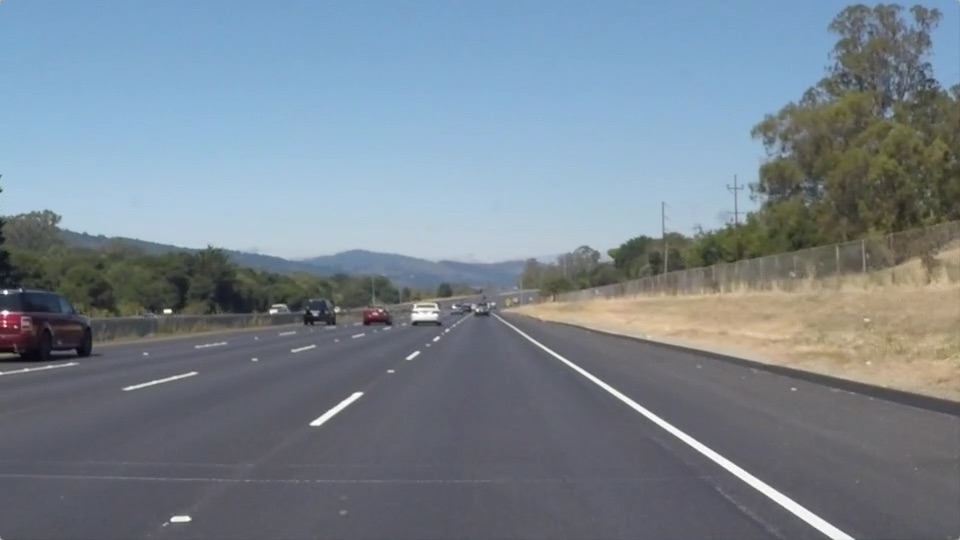
#> input picture projects/term1/P4-AdvancedLaneLines/test_images/solidWhiteRight.jpg, 960 x 540 px
$ python -i main.py   (imports and definitions only)   (older library calls are emulated)
#> lines starting #> are read from the running program, lines starting #| are printed output that depends on the picture; after the words box and inside, x2 and y2 are one past the last pixel; in counts of white or black regions, pixels touching at a corner belong together
import os
import cv2
import matplotlib.pyplot as plt
import numpy as np
from scipy import signal
from moviepy.editor import VideoFileClip

"""
CONSTANTS
"""
USE_SOBEL = False
SOBEL_KERNEL = 3
SOBEL_ABS_THRESHOLD = (64, 255)
SOBEL_MAG_THRESHOLD = (128, 255)
SOBEL_DIR_THRESHOLD = (.7, 1.2)

USE_CANNY = False
CANNY_THRESHOLD_LOW = 30
CANNY_THRESHOLD_HIGH = 40

USE_SAT = False
SAT_THRESHOLD_MIN = 128
SAT_THRESHOLD_MAX = 255

USE_WHITE_MASK = True
WHITE_MASK_MIN = (0, 0, 200)
WHITE_MASK_MAX = (255, 30, 255)

USE_YELLOW_MASK = True
YELLOW_MASK_MIN = (15, 100, 100)
YELLOW_MASK_MAX = (35, 255, 255)

USE_GAMMA = True
GAMMA_VALUE = .1
GAMMA_THRESHOLD_MIN = 50
GAMMA_THRESHOLD_MAX = 255

GUASSIAN_KERNEL = 1

PERSPECTIVE_OFFSET = 200
PERSPECTIVE_SRC = np.float32([
    (300, 720),
    (580, 360),
    (730, 360),
    (1100, 720)])
PERSPECTIVE_DST = np.float32([
    (0, 720),
    (0, 0),
    (1, 0),
    (PERSPECTIVE_SRC[-1][0] - PERSPECTIVE_OFFSET, PERSPECTIVE_SRC[0][1])])


# [98 lines left out: functions calibrate_camera, sobel, not called in this run]


def adjust_gamma(image, gamma=GAMMA_VALUE):
    # build a lookup table mapping the pixel values [0, 255] to
    # their adjusted gamma values
    invGamma = 1.0 / gamma
    table = np.array([((i / 255.0) ** invGamma) * 255
        for i in np.arange(0, 256)]).astype("uint8")

    # apply gamma correction using the lookup table
    return cv2.LUT(image, table)


def extract_yellow(img):
    hsv = cv2.cvtColor(img, cv2.COLOR_RGB2HSV)
    mask = cv2.inRange(hsv, YELLOW_MASK_MIN, YELLOW_MASK_MAX)

    return mask


def extract_white(img):
    hsv = cv2.cvtColor(img, cv2.COLOR_RGB2HSV)
    mask = cv2.inRange(hsv, WHITE_MASK_MIN, WHITE_MASK_MAX)

    return mask


def threshold_image(img):
    # Initialize the return
    unified_binary = np.zeros(shape=(6, img.shape[0], img.shape[1]), dtype=np.uint8)

    # Convert to HLS
    hls = cv2.cvtColor(img, cv2.COLOR_RGB2HLS)
#> hls: shape (540, 960, 3); mean of channels 0, 1, 2 95, 132.1, 55.2
    l_channel = hls[:, :, 1]
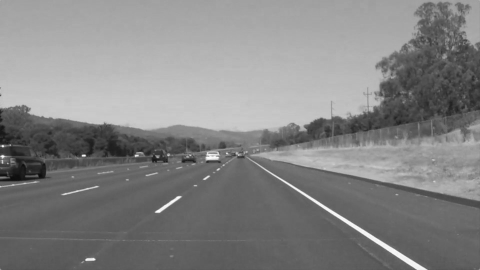
#> l_channel: shape (540, 960) (shown at 1/2 size); min 9, max 255, mean 132.1
    s_channel = hls[:, :, 2]
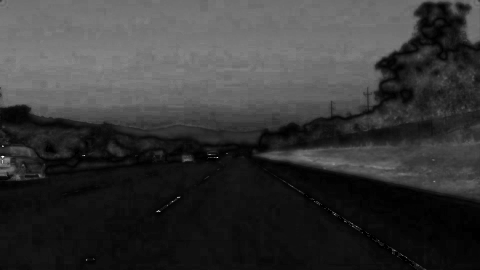
#> s_channel: shape (540, 960) (shown at 1/2 size); min 0, max 255, mean 55.2

    # Gamma
    if USE_GAMMA:
        gamma = adjust_gamma(img)
#> in adjust_gamma, `return cv2.LUT(image, table)`:
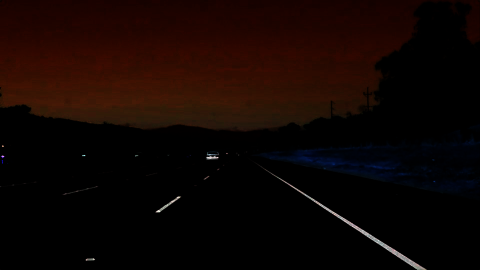
#> returned value: shape (540, 960, 3) (shown at 1/2 size); mean of channels 0, 1, 2 2.3, 5.1, 16.4; drawn as B, G, R
        gamma = np.mean(gamma, 2)
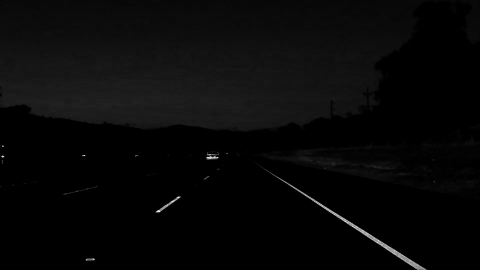
#> gamma: shape (540, 960) float64 (shown at 1/2 size); min 0, max 255, mean 7.9
        _, unified_binary[0, :, :] = cv2.threshold(gamma.astype(np.uint8), GAMMA_THRESHOLD_MIN, GAMMA_THRESHOLD_MAX, cv2.THRESH_BINARY)

    # Canny
    if USE_CANNY:
        canny = cv2.Canny(l_channel, CANNY_THRESHOLD_LOW, CANNY_THRESHOLD_HIGH)
        canny_binary = np.zeros_like(canny)
        canny_binary[canny > 128] = 255
        unified_binary[1, :, :] = canny_binary

    # Sobel x and threshold the gradient
    if USE_SOBEL:
        sobel_binary = sobel(l_channel)
        unified_binary[2, :, :] = sobel_binary

    # Threshold saturation channel
    if USE_SAT:
        sat_binary = np.zeros_like(s_channel)
        sat_binary[(s_channel >= SAT_THRESHOLD_MIN) & (s_channel <= SAT_THRESHOLD_MAX)] = 255
        unified_binary[3, :, :] = sat_binary

    # White mask
    if USE_WHITE_MASK:
        white_binary = extract_white(img)
#> in extract_white, `mask = cv2.inRange(hsv, WHITE_MASK_MIN, WHITE_MASK_MAX)`:
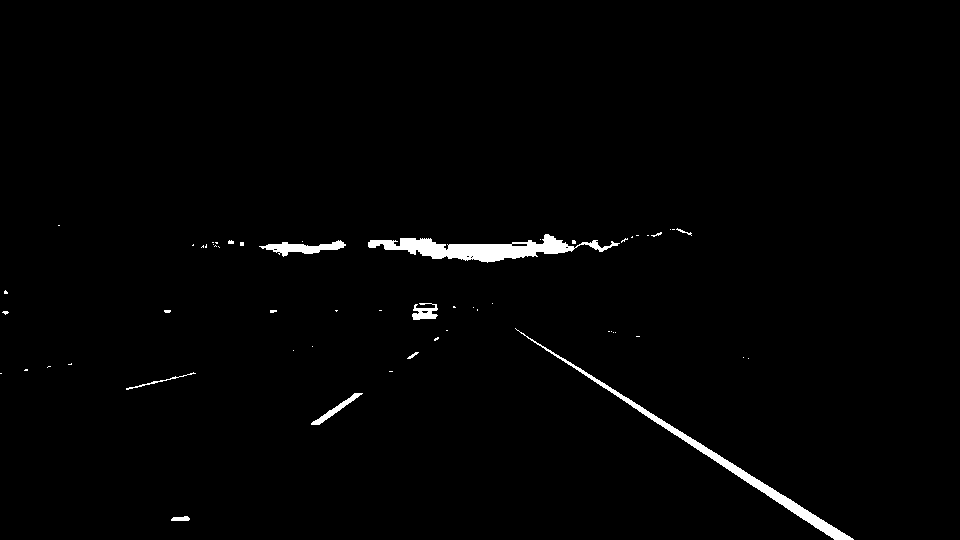
#> mask: shape (540, 960); 1.4% white; 56 white regions (45 under 20 px), largest, box (x1, y1, x2, y2) and area: (368, 234, 620, 263) 2920, (515, 328, 854, 540) 2389, (259, 240, 346, 257) 637
        unified_binary[4, :, :] = white_binary

    if USE_YELLOW_MASK:
        yellow_binary = extract_yellow(img)
#> in extract_yellow, `mask = cv2.inRange(hsv, YELLOW_MASK_MIN, YELLOW_MASK_MAX)`:
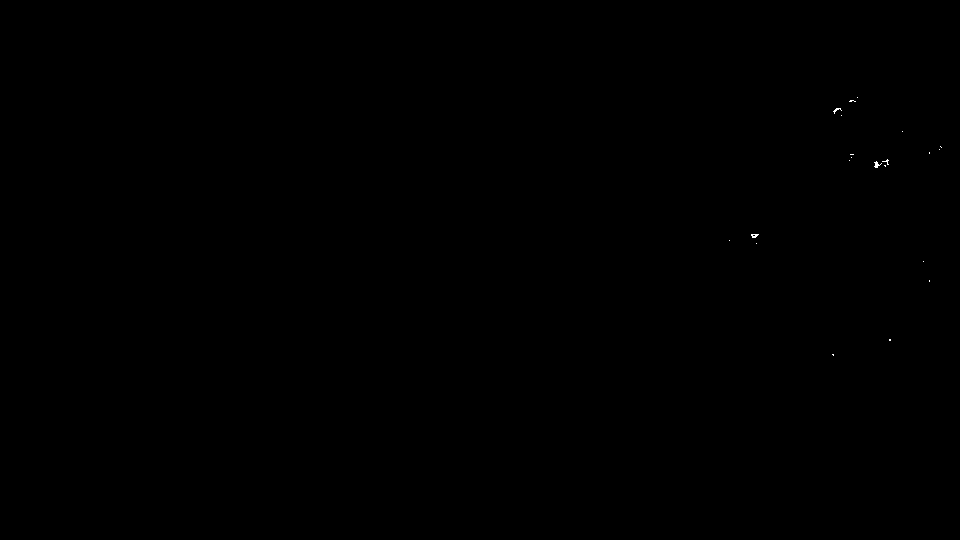
#> mask: shape (540, 960); 0.02% white in thin lines or dots, all inside (x1, y1, x2, y2) = (729, 97, 942, 356)
        unified_binary[5, :, :] = yellow_binary

    # Unified Binary
    answer = np.max(unified_binary, axis=0)

    # Debug
    fig = plt.figure()
    fig.add_subplot(3, 3, 1), plt.imshow(img), plt.title('Original')
    fig.add_subplot(3, 3, 2), plt.imshow(unified_binary[0, :, :], cmap='gray'), plt.title('Gamma')
    fig.add_subplot(3, 3, 3), plt.imshow(unified_binary[1, :, :], cmap='gray'), plt.title('Canny')
    fig.add_subplot(3, 3, 4), plt.imshow(unified_binary[2, :, :], cmap='gray'), plt.title('Sobel')
    fig.add_subplot(3, 3, 5), plt.imshow(unified_binary[3, :, :], cmap='gray'), plt.title('Saturation')
    fig.add_subplot(3, 3, 6), plt.imshow(unified_binary[4, :, :], cmap='gray'), plt.title('White')
    fig.add_subplot(3, 3, 7), plt.imshow(unified_binary[5, :, :], cmap='gray'), plt.title('Yellow')
    fig.add_subplot(3, 3, 8), plt.imshow(answer, cmap='gray'), plt.title('Final')
    plt.show()
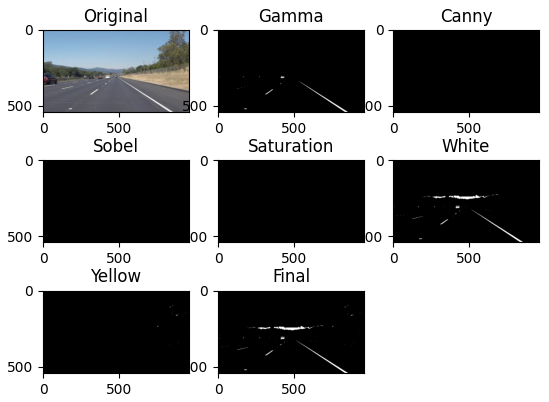
#> figure drawn by matplotlib, 8 panels
    return answer


def histogram(img):
    histogram = np.sum(img[img.shape[0] / 2:, :], axis=0)
    # plt.plot(histogram)
    # plt.show()


# [221 lines left out: functions region_of_interest, histogram_lane_detection, highest_n_peaks, histogram_smoothing, detect_highest_peak_in_area, detect_lane_along_poly and 7 more, not called in this run]

class PerspectiveTransform:
    """
    Transforms an image with perspective transform
    """
    # [26 lines left out: functions __init__, transform, inverse_transform, not called in this run]


class LaneDetector:

    # [92 lines left out: functions __init__, __line_found, process, not called in this run]


# [16 lines not run here, left out]

>>> import cv2
>>> picture = cv2.cvtColor(cv2.imread('test_images/solidWhiteRight.jpg'), cv2.COLOR_BGR2RGB)
>>> result = threshold_image(picture)

$ run again, on projects/term1/P4-AdvancedLaneLines/test_images/test3.jpg
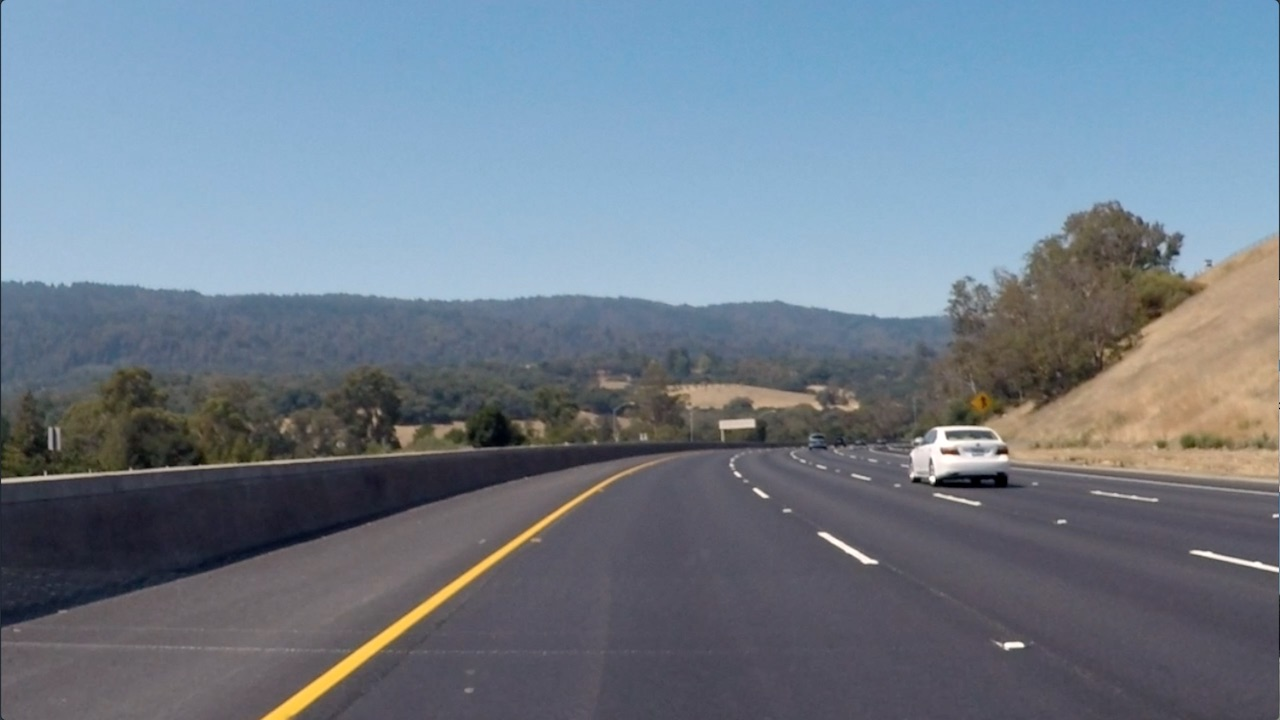
#> input picture projects/term1/P4-AdvancedLaneLines/test_images/test3.jpg, 1280 x 720 px
#> hls: shape (720, 1280, 3); mean of channels 0, 1, 2 100.6, 125.1, 60.7
#> hsv: shape (720, 1280, 3); mean H, S, V 100.6, 61.7, 144.5
#> in extract_white, `mask = cv2.inRange(hsv, WHITE_MASK_MIN, WHITE_MASK_MAX)`:
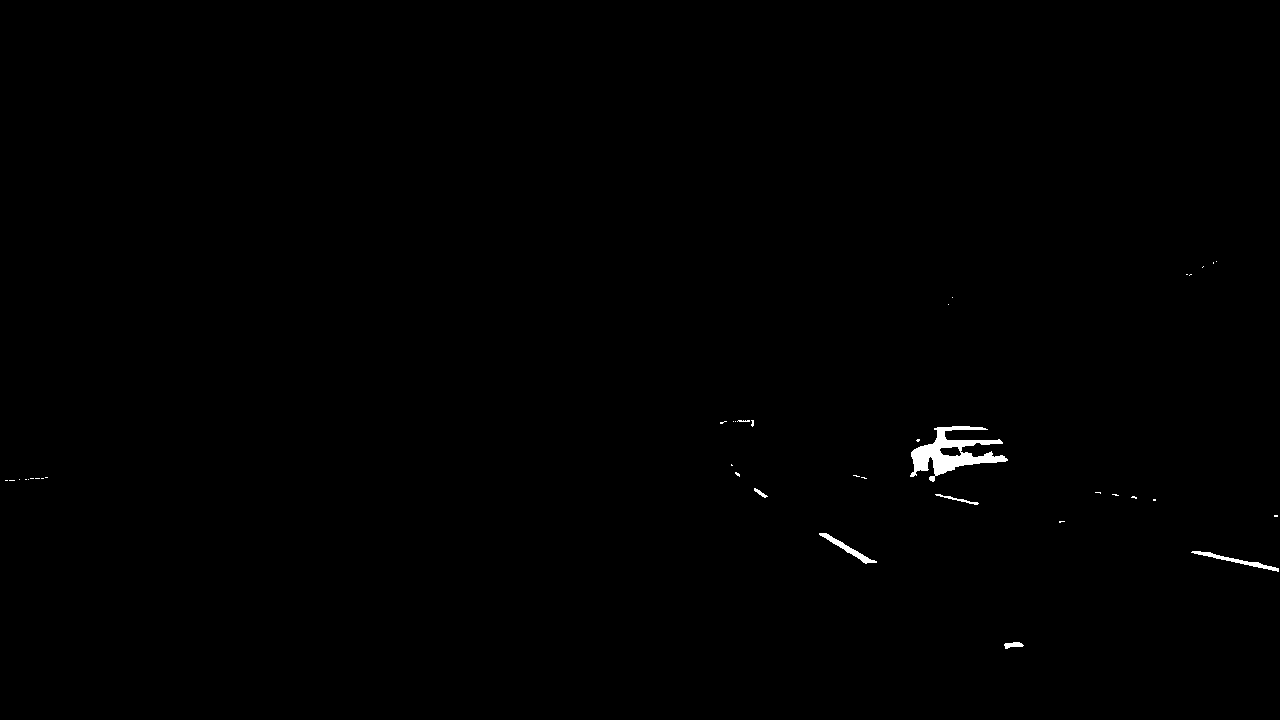
#> mask: shape (720, 1280); 0.35% white; 38 white regions (31 under 20 px), largest, box (x1, y1, x2, y2) and area: (910, 426, 1008, 482) 2107, (1191, 551, 1279, 572) 340, (819, 533, 877, 564) 326
#> `result = threshold_image(picture)`:
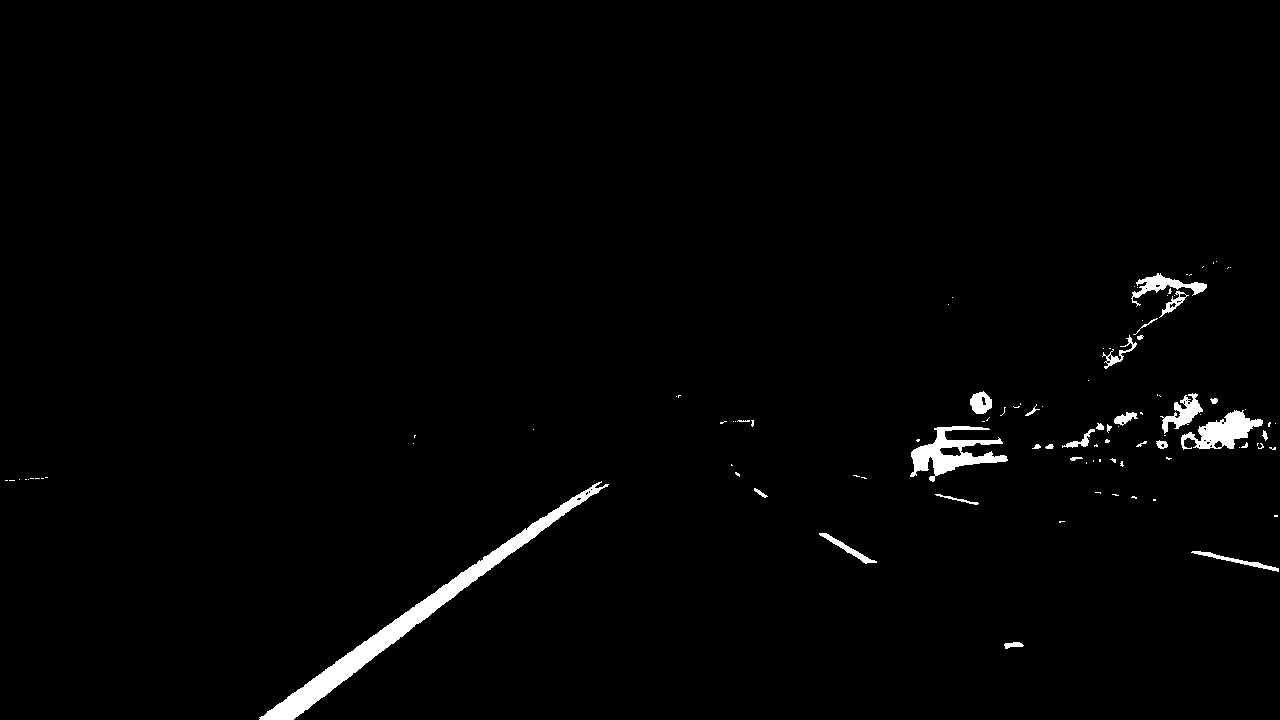
#> result: shape (720, 1280); 1.5% white; 103 white regions (74 under 20 px), largest, box (x1, y1, x2, y2) and area: (259, 481, 609, 720) 6234, (910, 426, 1008, 482) 2125, (1181, 410, 1263, 450) 1532

$ run again, on projects/term1/P4-AdvancedLaneLines/test_images/test4.jpg
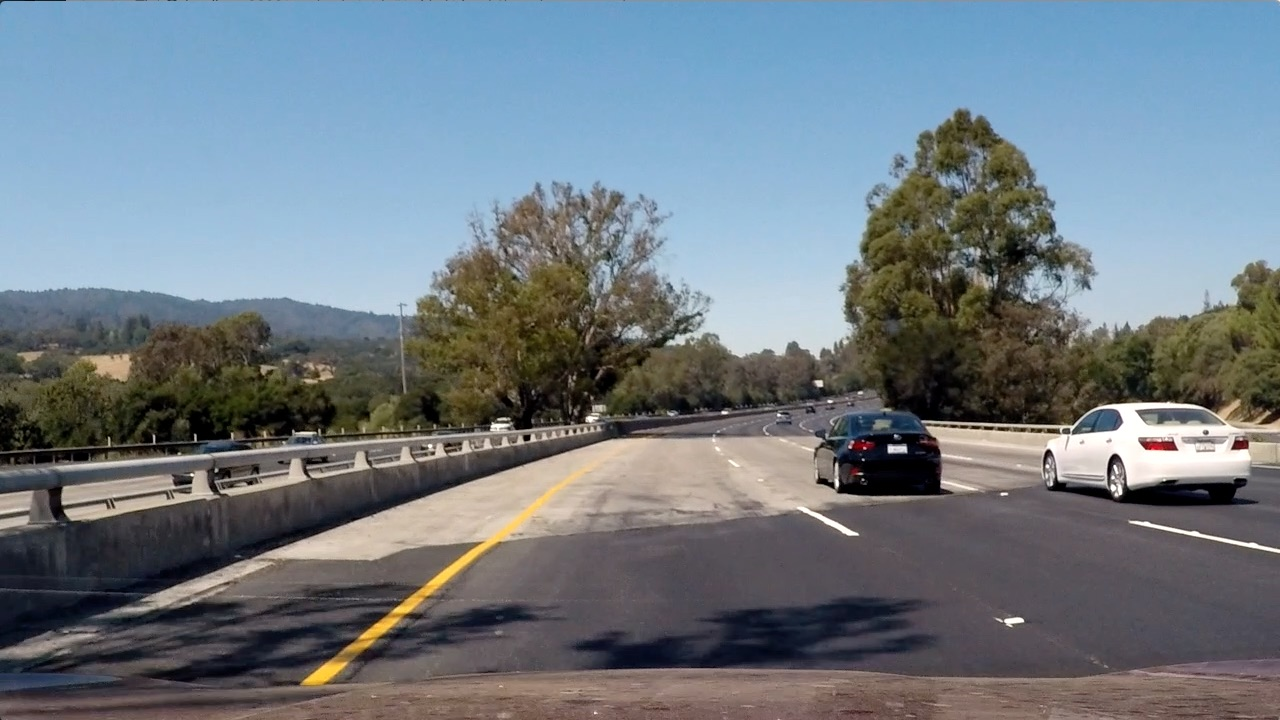
#> input picture projects/term1/P4-AdvancedLaneLines/test_images/test4.jpg, 1280 x 720 px
#> hls: shape (720, 1280, 3); mean of channels 0, 1, 2 80.5, 121.4, 71.8
#> hsv: shape (720, 1280, 3); mean H, S, V 80.5, 71.4, 140.7
#> in extract_white, `mask = cv2.inRange(hsv, WHITE_MASK_MIN, WHITE_MASK_MAX)`:
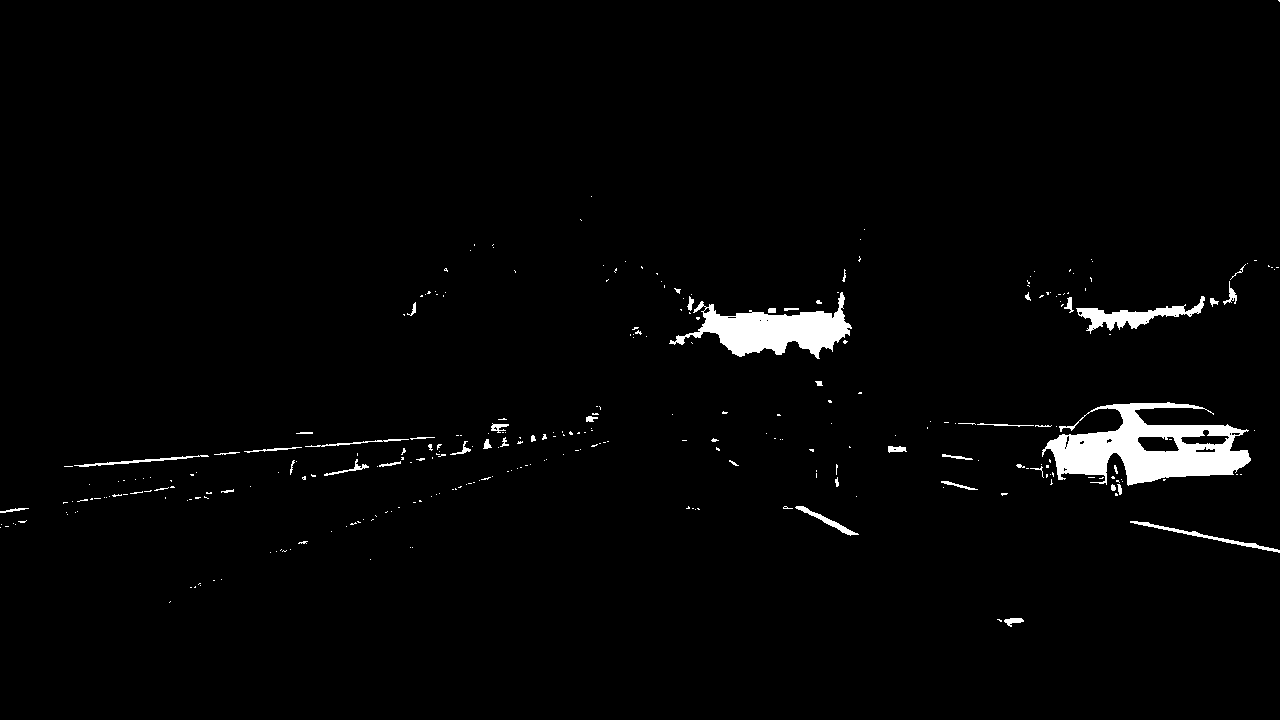
#> mask: shape (720, 1280); 2.2% white; 306 white regions (257 under 20 px), largest, box (x1, y1, x2, y2) and area: (1042, 402, 1251, 486) 8790, (669, 292, 852, 359) 5222, (1076, 296, 1205, 334) 1457
#> `result = threshold_image(picture)`:
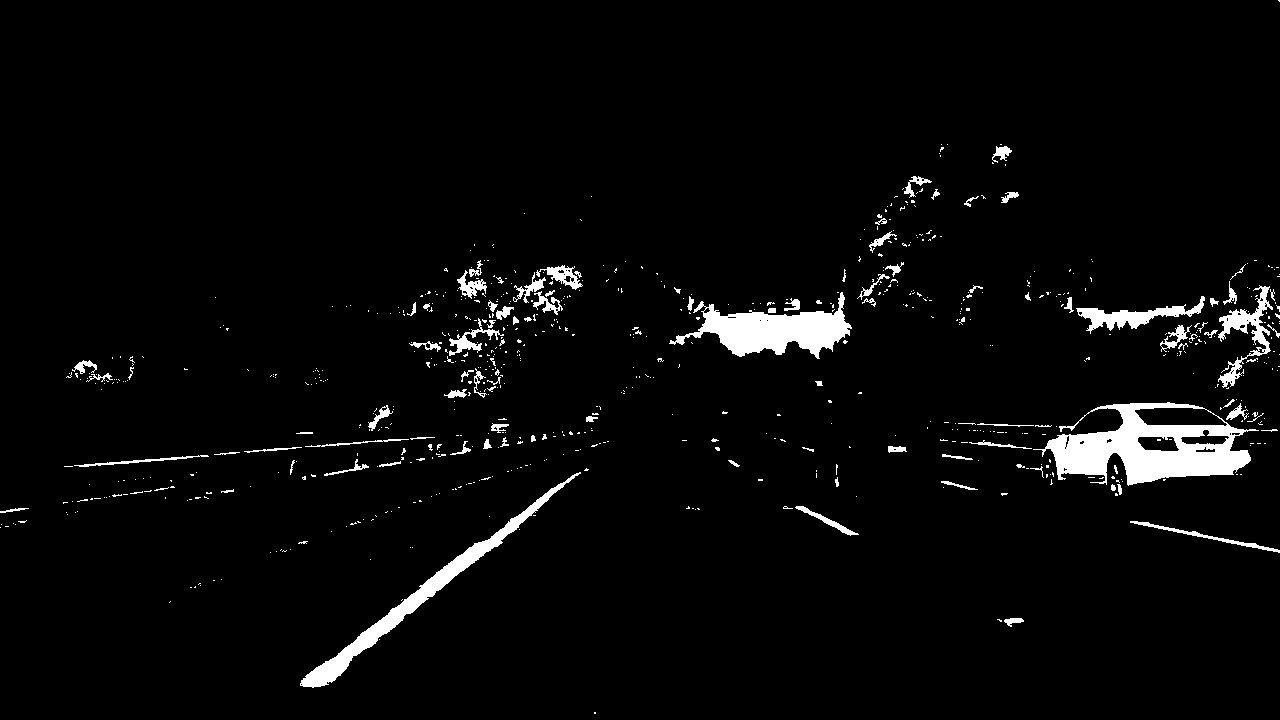
#> result: shape (720, 1280); 3.5% white; 740 white regions (637 under 20 px), largest, box (x1, y1, x2, y2) and area: (1033, 402, 1259, 486) 8874, (669, 292, 852, 359) 5255, (300, 472, 581, 688) 4331
